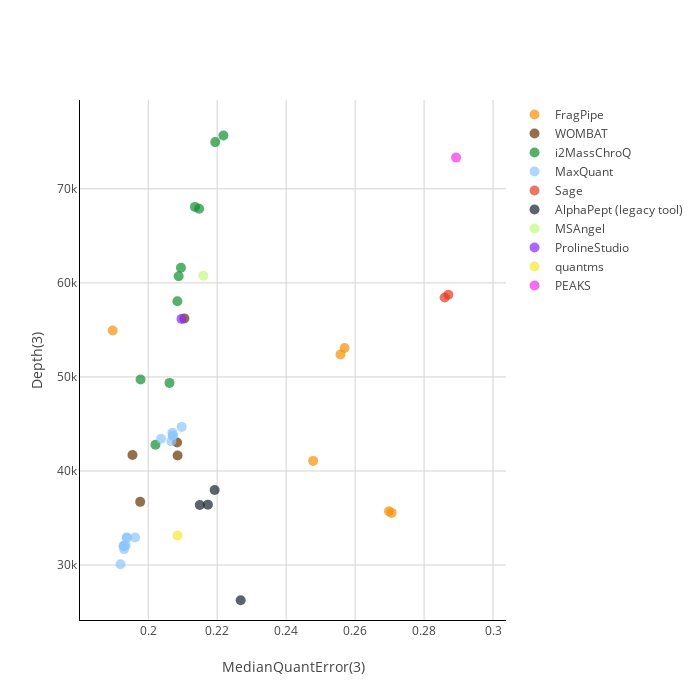

Here is the notebook cell this chart was saved with:
### Code cell
plot = plot_performance_metrics(
    all_datapoints,
    metric="Median",
    min_quant=3,
    autoscale=True
)
plot.write_image("figures_manuscript/median_abs_overview_qexactive.svg")

plot

### Figure 1 — Plotly figure (JSON) as saved in the notebook; plotly's stock layout.template omitted (floating-point values rounded to 4 significant figures)
{"data": [{"hovertext": ["ProteoBench ID: FragPipe_20250718_093840<br>Software tool: FragPipe 22.0<br>Comment (private submission): ...", "ProteoBench ID: FragPipe_20250718_093939<br>Software tool: FragPipe 22.1-build02<br>Comment (private submission): ...", "ProteoBench ID: FragPipe_20250718_094310<br>Software tool: FragPipe 23.0<br>Comment (private submission): ...", "ProteoBench ID: FragPipe_20250718_094450<br>Software tool: FragPipe 22.1-build02<br>Comment (private submission): ...", "ProteoBench ID: FragPipe_20250718_094752<br>Software tool: FragPipe 22.0<br>Comment (private submission): ...", "ProteoBench ID: FragPipe_20250718_094827<br>Software tool: FragPipe 22.0<br>Comment (private submission): ..."], "marker": {"color": ["#F89008", "#F89008", "#F89008", "#F89008", "#F89008", "#F89008"], "showscale": false, "size": [10, 10, 10, 10, 10, 10]}, "mode": "markers", "name": "FragPipe", "type": "scatter", "x": [0.2478, 0.2698, 0.1897, 0.2706, 0.2569, 0.2558], "y": [41072, 35709, 54941, 35545, 53082, 52398]}, {"hovertext": ["ProteoBench ID: WOMBAT_20250718_093853<br>Software tool: WOMBAT 0.9.11<br>Comment (private submission): ...", "ProteoBench ID: WOMBAT_20250718_094026<br>Software tool: WOMBAT 0.9.11<br>Comment (private submission): ...", "ProteoBench ID: WOMBAT_20250718_094538<br>Software tool: WOMBAT 0.9.11<br>Comment (private submission): ...", "ProteoBench ID: WOMBAT_20250718_094911<br>Software tool: WOMBAT 0.9.11<br>Comment (private submission): ...", "ProteoBench ID: WOMBAT_20250718_094925<br>Software tool: WOMBAT 0.9.11<br>Comment (private submission): ..."], "marker": {"color": ["#663200", "#663200", "#663200", "#663200", "#663200"], "showscale": false, "size": [10, 10, 10, 10, 10]}, "mode": "markers", "name": "WOMBAT", "type": "scatter", "x": [0.2085, 0.2105, 0.1954, 0.1977, 0.2084], "y": [41649, 56223, 41691, 36719, 43031]}, {"hovertext": ["ProteoBench ID: i2MassChroQ_20250718_093910<br>Software tool: i2MassChroQ 1.0.18<br>Comment (private submission): ...", "ProteoBench ID: i2MassChroQ_20250718_093955<br>Software tool: i2MassChroQ 1.2.0<br>Comment (private submission): ...", "ProteoBench ID: i2MassChroQ_20250718_094100<br>Software tool: i2MassChroQ 1.0.16<br>Comment (private submission): ...", "ProteoBench ID: i2MassChroQ_20250718_094206<br>Software tool: i2MassChroQ 1.2.1<br>Comment (private submission): ...", "ProteoBench ID: i2MassChroQ_20250718_094338<br>Software tool: i2MassChroQ 1.2.1<br>Comment (private submission): ...", "ProteoBench ID: i2MassChroQ_20250718_094356<br>Software tool: i2MassChroQ 1.0.18<br>Comment (private submission): ...", "ProteoBench ID: i2MassChroQ_20250718_094528<br>Software tool: i2MassChroQ 1.0.16<br>Comment (private submission): ...", "ProteoBench ID: i2MassChroQ_20250718_094626<br>Software tool: i2MassChroQ 1.2.4<br>Comment (private submission): ...", "ProteoBench ID: i2MassChroQ_20250718_094733<br>Software tool: i2MassChroQ 1.2.1<br>Comment (private submission): ...", "ProteoBench ID: i2MassChroQ_20250718_094902<br>Software tool: i2MassChroQ 1.2.0<br>Comment (private submission): ..."], "marker": {"color": ["#108E2E", "#108E2E", "#108E2E", "#108E2E", "#108E2E", "#108E2E", "#108E2E", "#108E2E", "#108E2E", "#108E2E"], "showscale": false, "size": [10, 10, 10, 10, 10, 10, 10, 10, 10, 10]}, "mode": "markers", "name": "i2MassChroQ", "type": "scatter", "x": [0.2147, 0.1978, 0.2062, 0.2194, 0.2088, 0.2095, 0.2218, 0.2085, 0.2021, 0.2136], "y": [67891, 49728, 49365, 74969, 60711, 61603, 75663, 58045, 42794, 68081]}, {"hovertext": ["ProteoBench ID: MaxQuant_20250718_093925<br>Software tool: MaxQuant 2.3.1.0<br>Comment (private submission): ...", "ProteoBench ID: MaxQuant_20250718_094011<br>Software tool: MaxQuant 1.5.2.8<br>Comment (private submission): ...", "ProteoBench ID: MaxQuant_20250718_094043<br>Software tool: MaxQuant 1.5.8.2<br>Comment (private submission): ...", "ProteoBench ID: MaxQuant_20250718_094119<br>Software tool: MaxQuant 1.5.3.30<br>Comment (private submission): ...", "ProteoBench ID: MaxQuant_20250718_094133<br>Software tool: MaxQuant 2.1.4.0<br>Comment (private submission): ...", "ProteoBench ID: MaxQuant_20250718_094146<br>Software tool: MaxQuant 2.1.4.0<br>Comment (private submission): ...", "ProteoBench ID: MaxQuant_20250718_094232<br>Software tool: MaxQuant 2.5.1.0<br>Comment (private submission): ...", "ProteoBench ID: MaxQuant_20250718_094248<br>Software tool: MaxQuant 1.5.3.30<br>Comment (private submission): ...", "ProteoBench ID: MaxQuant_20250718_094322<br>Software tool: MaxQuant 2.4.13.0<br>Comment (private submission): ...", "ProteoBench ID: MaxQuant_20250718_094423<br>Software tool: MaxQuant 2.1.3.0<br>Comment (private submission): ...", "ProteoBench ID: MaxQuant_20250718_094435<br>Software tool: MaxQuant 2.1.3.0<br>Comment (private submission): ...", "ProteoBench ID: MaxQuant_20250718_094554<br>Software tool: MaxQuant 1.5.8.2<br>Comment (private submission): ...", "ProteoBench ID: MaxQuant_20250718_094610<br>Software tool: MaxQuant 1.6.3.3<br>Comment (private submission): ...", "ProteoBench ID: MaxQuant_20250718_094844<br>Software tool: MaxQuant 1.5.3.30<br>Comment (private submission): ...", "ProteoBench ID: MaxQuant_20250718_094940<br>Software tool: MaxQuant 2.1.3.0<br>Comment (private submission): ..."], "marker": {"color": ["#8bc6fd", "#8bc6fd", "#8bc6fd", "#8bc6fd", "#8bc6fd", "#8bc6fd", "#8bc6fd", "#8bc6fd", "#8bc6fd", "#8bc6fd", "#8bc6fd", "#8bc6fd", "#8bc6fd", "#8bc6fd", "#8bc6fd"], "showscale": false, "size": [10, 10, 10, 10, 10, 10, 10, 10, 10, 10, 10, 10, 10, 10, 10]}, "mode": "markers", "name": "MaxQuant", "type": "scatter", "x": [0.2037, 0.1962, 0.2067, 0.2097, 0.2071, 0.1929, 0.193, 0.1938, 0.192, 0.2071, 0.1929, 0.193, 0.1934, 0.1938, 0.207], "y": [43426, 32935, 43170, 44686, 43766, 32032, 32034, 32936, 30086, 43765, 32032, 31676, 32077, 32892, 44076]}, {"hovertext": ["ProteoBench ID: Sage_20250718_094219<br>Software tool: Sage 0.14.6<br>Comment (private submission): ...", "ProteoBench ID: Sage_20250718_094654<br>Software tool: Sage 0.14.6<br>Comment (private submission): ..."], "marker": {"color": ["#E43924", "#E43924"], "showscale": false, "size": [10, 10]}, "mode": "markers", "name": "Sage", "type": "scatter", "x": [0.286, 0.287], "y": [58445, 58744]}, {"hovertext": ["ProteoBench ID: AlphaPept_20250718_094408<br>Software tool: AlphaPept 0.5.0<br>Comment (private submission): ...", "ProteoBench ID: AlphaPept_20250718_094506<br>Software tool: AlphaPept 0.5.3<br>Comment (private submission): ...", "ProteoBench ID: AlphaPept_20250718_094642<br>Software tool: AlphaPept 0.5.3<br>Comment (private submission): ...", "ProteoBench ID: AlphaPept_20250718_094808<br>Software tool: AlphaPept 0.5.0<br>Comment (private submission): ..."], "marker": {"color": ["#17212b", "#17212b", "#17212b", "#17212b"], "showscale": false, "size": [10, 10, 10, 10]}, "mode": "markers", "name": "AlphaPept (legacy tool)", "type": "scatter", "x": [0.2268, 0.2173, 0.215, 0.2192], "y": [26255, 36421, 36379, 37969]}, {"hovertext": ["ProteoBench ID: MSAngel_20250718_094718<br>Software tool: MSAngel 2.2.10<br>Comment (private submission): ..."], "marker": {"color": ["#C0FA7D"], "showscale": false, "size": [10]}, "mode": "markers", "name": "MSAngel", "type": "scatter", "x": [0.216], "y": [60766]}, {"hovertext": ["ProteoBench ID: ProlineStudio_20250718_095002<br>Software tool: ProlineStudio 2.3.0-SNAPSHOT_2024-09-11T06:45:20Z_jenkins<br>Comment (private submission): ..."], "marker": {"color": ["#8b26ff"], "showscale": false, "size": [10]}, "mode": "markers", "name": "ProlineStudio", "type": "scatter", "x": [0.2096], "y": [56170]}, {"hovertext": ["ProteoBench ID: quantms_20250718_095015<br>Software tool: quantms v1.3.1dev-g70337bc<br>Comment (private submission): ..."], "marker": {"color": ["#f5e830"], "showscale": false, "size": [10]}, "mode": "markers", "name": "quantms", "type": "scatter", "x": [0.2085], "y": [33133]}, {"hovertext": ["ProteoBench ID: PEAKS_20250718_095035<br>Software tool: PEAKS 13 20250520<br>Comment (private submission): ..."], "marker": {"color": ["#f032e6"], "showscale": false, "size": [10]}, "mode": "markers", "name": "PEAKS", "type": "scatter", "x": [0.2893], "y": [73321]}], "layout": {"annotations": [{"font": {"color": "rgba(0,0,0,0.1)", "size": 50}, "showarrow": false, "text": "", "x": 0.5, "xref": "paper", "y": 0.5, "yref": "paper"}], "clickmode": "event+select", "height": 700, "width": 700, "xaxis": {"gridcolor": "lightgray", "gridwidth": 1, "linecolor": "black", "range": [0.1802, 0.3038], "showgrid": true, "title": {"text": "MedianQuantError(3)"}}, "yaxis": {"gridcolor": "lightgray", "gridwidth": 1, "linecolor": "black", "range": [24150.0, 79450.0], "showgrid": true, "title": {"text": "Depth(3)"}}}}
